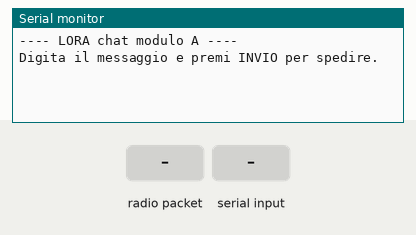
The sketch below on a simulated Arduino Uno, built with avr-gcc and run on an emulated ATmega328P. Shown: the last lines printed to the serial monitor. The test bench sets the inputs (shaded band). No radio packets arrive unless stated.

Above: at 1.2 s.
1.3 s: radio packet "1" arrives
At 2.5 s:
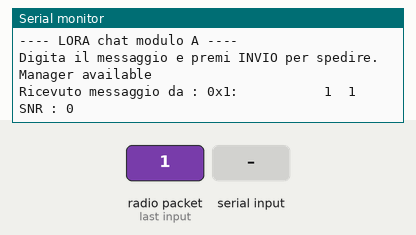
2.8 s: "1" received over Serial
At 3.7 s:
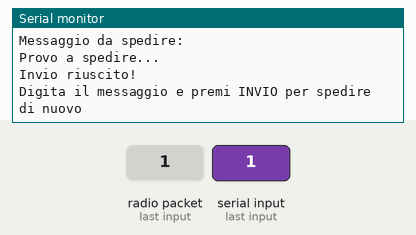

The sketch:

LORA_chat.ino
```cpp
#include <RHReliableDatagram.h>
#include <RH_RF95.h>
#include <SPI.h>

#define MY_ADDRESS 1
#define TARGET_ADDRESS 2
#define MAX_LEN 40

RH_RF95 driver;
RHReliableDatagram manager(driver, MY_ADDRESS);

bool check = 0;
uint8_t data[MAX_LEN];
uint8_t buf[RH_RF95_MAX_MESSAGE_LEN];

char outstr[MAX_LEN];
byte i;
byte SNR;
byte cont = 0;

void setup() {

  Serial.begin(9600);

  if (!manager.init()) {
    Serial.println("init failed");
  }

  driver.setTxPower(23, false);

  Serial.println("---- LORA chat modulo A ----");
  Serial.println("Digita il messaggio e premi INVIO per spedire.");
}

void loop() {

  //**********************************SPEDIZIONE

  if (Serial.available()) {

    delay(100); // Non togliere questo delay!!
    i = 0;

    while(Serial.available()){

      outstr[i] = Serial.read();
      //Serial.println(outstr[i]);
      i++;

      if(i == MAX_LEN){
        break;
      }

    }

    String(outstr).getBytes(data, i);         // Inserisco il dato nell'array da
                                                //   spedire.
    Serial.print("Messaggio da spedire: \t\t\t\t\t\t");
    Serial.println((char*)data);
    Serial.println("Provo a spedire...");

    // Spedisco la stringa all'indirizzo e vedo se l'invio è andato a buon fine
    check = manager.sendtoWait(data, sizeof(data), TARGET_ADDRESS);

    if (check) {

      Serial.println("Invio riuscito!");
      Serial.println("Digita il messaggio e premi INVIO per spedire di nuovo");

    } else {

      Serial.println("Invio fallito!");
      Serial.println("Digita il messaggio e premi INVIO per spedire di nuovo");

    }
  }

  //**********************************RICEZIONE

  if (manager.available()) {

    Serial.println("Manager available");

    uint8_t len = sizeof(buf);
    uint8_t from;

    check = manager.recvfromAckTimeout(buf, &len, 2000, &from);

    if (check) {

      cont++;
      Serial.print("Ricevuto messaggio da : 0x");
      Serial.print(from, HEX);
      Serial.print(": \t\t\t\t\t");
      Serial.print(cont);
      Serial.print("\t");
      Serial.println((char*)buf);

      SNR = driver.lastSNR();
      Serial.print("SNR : ");
      Serial.println(SNR);

    } else {

      Serial.print("Ricezione fallita");

    }

  } // Manager available

}
```

Measured:
- after the input at 1.3 s, the serial monitor: prints a new line at once (image 1)
- after the input at 2.8 s, the serial monitor: prints a new line after 0.10 s (image 2)
